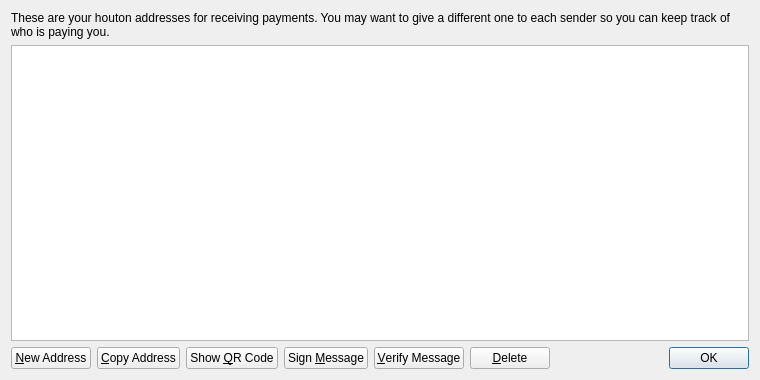
<?xml version="1.0" encoding="UTF-8"?>
<ui version="4.0">
 <class>AddressBookPage</class>
 <widget class="QWidget" name="AddressBookPage">
  <property name="geometry">
   <rect>
    <x>0</x>
    <y>0</y>
    <width>760</width>
    <height>380</height>
   </rect>
  </property>
  <property name="windowTitle">
   <string>Address Book</string>
  </property>
  <layout class="QVBoxLayout" name="verticalLayout">
   <item>
    <widget class="QLabel" name="labelExplanation">
     <property name="text">
      <string>These are your houton addresses for receiving payments. You may want to give a different one to each sender so you can keep track of who is paying you.</string>
     </property>
     <property name="textFormat">
      <enum>Qt::PlainText</enum>
     </property>
     <property name="wordWrap">
      <bool>true</bool>
     </property>
    </widget>
   </item>
   <item>
    <widget class="QTableView" name="tableView">
     <property name="contextMenuPolicy">
      <enum>Qt::CustomContextMenu</enum>
     </property>
     <property name="toolTip">
      <string>Double-click to edit address or label</string>
     </property>
     <property name="tabKeyNavigation">
      <bool>false</bool>
     </property>
     <property name="alternatingRowColors">
      <bool>true</bool>
     </property>
     <property name="selectionMode">
      <enum>QAbstractItemView::SingleSelection</enum>
     </property>
     <property name="selectionBehavior">
      <enum>QAbstractItemView::SelectRows</enum>
     </property>
     <property name="sortingEnabled">
      <bool>true</bool>
     </property>
     <attribute name="verticalHeaderVisible">
      <bool>false</bool>
     </attribute>
    </widget>
   </item>
   <item>
    <layout class="QHBoxLayout" name="horizontalLayout">
     <item>
      <widget class="QPushButton" name="newAddressButton">
       <property name="toolTip">
        <string>Create a new address</string>
       </property>
       <property name="text">
        <string>&amp;New Address</string>
       </property>
       <property name="icon">
        <iconset resource="../bitcoin.qrc">
         <normaloff>:/icons/add</normaloff>:/icons/add</iconset>
       </property>
      </widget>
     </item>
     <item>
      <widget class="QPushButton" name="copyToClipboard">
       <property name="toolTip">
        <string>Copy the currently selected address to the system clipboard</string>
       </property>
       <property name="text">
        <string>&amp;Copy Address</string>
       </property>
       <property name="icon">
        <iconset resource="../bitcoin.qrc">
         <normaloff>:/icons/editcopy</normaloff>:/icons/editcopy</iconset>
       </property>
      </widget>
     </item>
     <item>
      <widget class="QPushButton" name="showQRCode">
       <property name="text">
        <string>Show &amp;QR Code</string>
       </property>
       <property name="icon">
        <iconset resource="../bitcoin.qrc">
         <normaloff>:/icons/qrcode</normaloff>:/icons/qrcode</iconset>
       </property>
      </widget>
     </item>
     <item>
      <widget class="QPushButton" name="signMessage">
       <property name="toolTip">
        <string>Sign a message to prove you own a houton address</string>
       </property>
       <property name="text">
        <string>Sign &amp;Message</string>
       </property>
       <property name="icon">
        <iconset resource="../bitcoin.qrc">
         <normaloff>:/icons/edit</normaloff>:/icons/edit</iconset>
       </property>
      </widget>
     </item>
     <item>
      <widget class="QPushButton" name="verifyMessage">
       <property name="toolTip">
        <string>Verify a message to ensure it was signed with a specified houton address</string>
       </property>
       <property name="text">
        <string>&amp;Verify Message</string>
       </property>
       <property name="icon">
        <iconset resource="../bitcoin.qrc">
         <normaloff>:/icons/transaction_0</normaloff>:/icons/transaction_0</iconset>
       </property>
      </widget>
     </item>
     <item>
      <widget class="QPushButton" name="deleteButton">
       <property name="toolTip">
        <string>Delete the currently selected address from the list</string>
       </property>
       <property name="text">
        <string>&amp;Delete</string>
       </property>
       <property name="icon">
        <iconset resource="../bitcoin.qrc">
         <normaloff>:/icons/remove</normaloff>:/icons/remove</iconset>
       </property>
      </widget>
     </item>
     <item>
      <spacer name="horizontalSpacer">
       <property name="orientation">
        <enum>Qt::Horizontal</enum>
       </property>
       <property name="sizeHint" stdset="0">
        <size>
         <width>40</width>
         <height>20</height>
        </size>
       </property>
      </spacer>
     </item>
     <item>
      <widget class="QDialogButtonBox" name="buttonBox">
       <property name="sizePolicy">
        <sizepolicy hsizetype="Maximum" vsizetype="Fixed">
         <horstretch>0</horstretch>
         <verstretch>0</verstretch>
        </sizepolicy>
       </property>
       <property name="standardButtons">
        <set>QDialogButtonBox::Ok</set>
       </property>
      </widget>
     </item>
    </layout>
   </item>
  </layout>
 </widget>
 <resources>
  <include location="../bitcoin.qrc"/>
 </resources>
 <connections/>
</ui>
